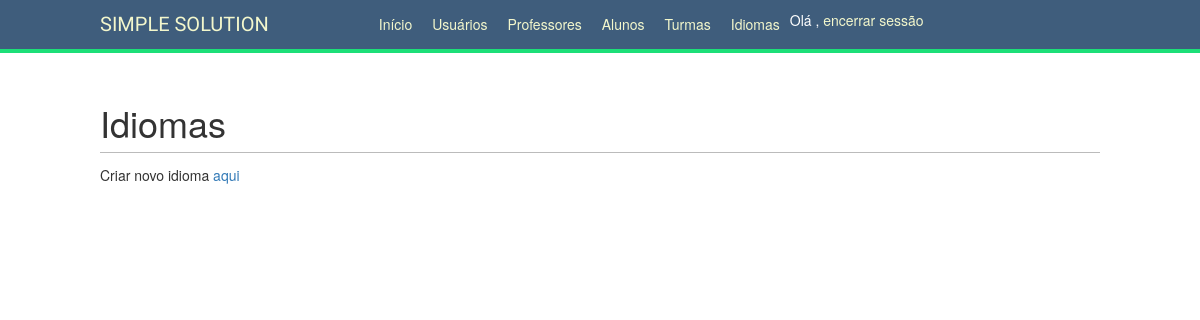
/school/subjects/ (signed in), run on an earlier commit of the app's database.
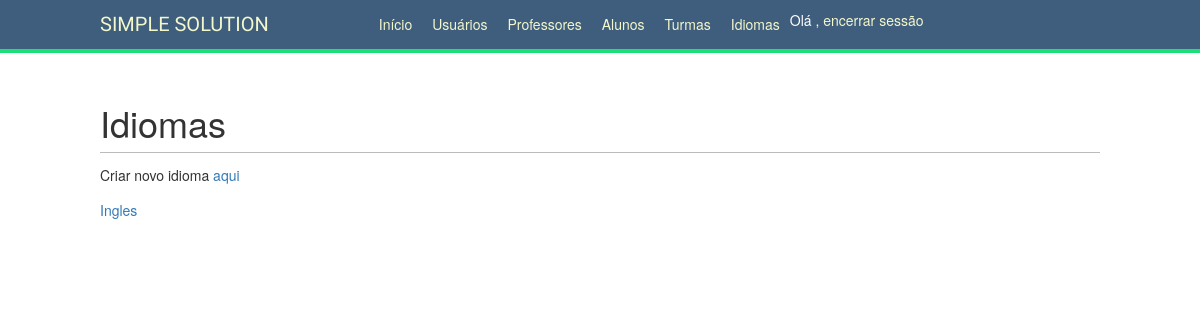
And on a later commit of the database.
### school/models.py (models this page shows, shortened)
class Subject(models.Model):
    STARTER = 'STARTER'
    BASIC = 'BASIC'
    INTERMEDIATE = 'INTERMEDIATE'
    ADVANCED = 'ADVANCED'
    SUBJECT_TYPE_MAP = {
        STARTER: 'STARTER',
        BASIC: 'BASIC',
        INTERMEDIATE: 'INTERMEDIATE',
        ADVANCED: 'ADVANCED',
    }
    SUBJECT_TYPE_CHOICES = (
        (STARTER, SUBJECT_TYPE_MAP[STARTER]),
        (BASIC, SUBJECT_TYPE_MAP[BASIC]),
        (INTERMEDIATE, SUBJECT_TYPE_MAP[INTERMEDIATE]),
        (ADVANCED, SUBJECT_TYPE_MAP[ADVANCED]),
    )
    name = models.CharField(max_length=80, unique=True)
    code = models.CharField(max_length=25, unique=True, auto_created=True)
    subject_type = models.CharField(
        max_length=12,
        choices=SUBJECT_TYPE_CHOICES,
    )
    professors = models.ManyToManyField(Professor, blank=True)
    students = models.ManyToManyField('Student', blank=True)

### school/views.py (the view)
@staff_member_required
def subject_list(request):
    subjects = Subject.objects.all()
    return render(request, 'school/subject/list.html', {'section': 'subjects',
                                                        'subjects': subjects})

### school/templates/school/subject/list.html (shortened to what this page needs)
{% extends "base.html" %}
{% block content %}
    <h1>Idiomas</h1>
    <p>Criar novo idioma <a href="{% url "subject_create" %}">aqui</a></p>
    {% for subject in subjects %}
        <div>
            <p class="title"><a href="{% url "subject_detail" subject.id %}">{{ subject.name }}</a></p>
        </div>
    {% endfor %}
{% endblock %}

What changed in the data, as far as the page shows it:
added Subject: name "Ingles"
